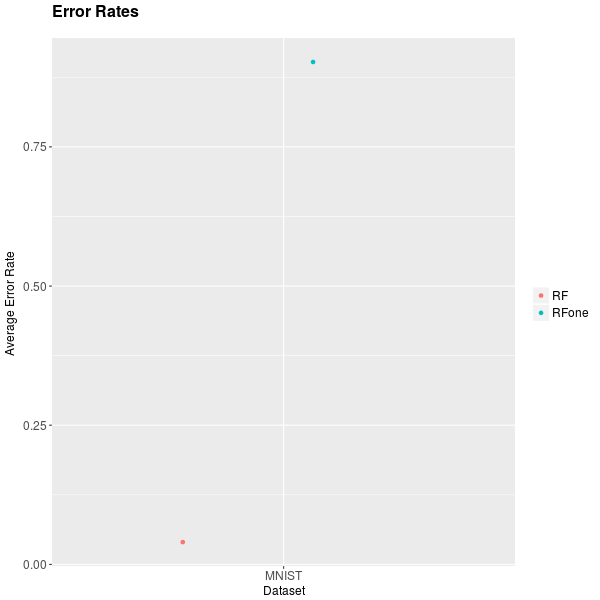

Source code (R):
library(ggplot2)
library(reshape)
 library(scales)
library(plyr)

leg <- theme(legend.text = element_text(size = 12), legend.title=element_blank(), plot.title = element_text(size = 16,  face="bold"), plot.subtitle = element_text(size = 12),axis.title.x = element_text(size=12), axis.text.x = element_text(size=12), axis.title.y = element_text(size=12), axis.text.y = element_text(size=12))

runRerF <- TRUE
runXG <- TRUE
runRF <- TRUE
runRanger <- TRUE
nTimes <- 1
num_trees <-  20
median_time <- NA
num.threads <- 20
data <- data.frame()
runMNIST <- FALSE
runHiggs <- FALSE
runP53 <- TRUE

if(runMNIST){
#### Loading the images and labels
#Size of the labels is 1 whereas everything else is 4
#Open and position the image file
image_block <- file("../../data/ubyte/train-images-idx3-ubyte", "rb")
q <- readBin(image_block, integer(), n=1, endian="big")
num_images <- readBin(image_block, integer(), n=1, endian="big")
num_col <- readBin(image_block, integer(), n=1, endian="big")
num_row <- readBin(image_block, integer(), n=1, endian="big")

#Open and position the label file
label_block = file("../../data/ubyte/train-labels-idx1-ubyte", "rb")
q <- readBin(label_block, integer(), n=1, endian="big")
num_labels <- readBin(label_block, integer(), n=1, endian="big")

X <- readBin(image_block, integer(), n=num_images*num_col*num_row, size=1, signed=FALSE)
X <- matrix(X, ncol=num_col*num_row, byrow=TRUE)

Y <- as.numeric(readBin(label_block, integer(), n=num_labels, size=1, signed=FALSE)+1)

close(image_block)
close(label_block)

image_block <- file("../../data/ubyte/t10k-images-idx3-ubyte", "rb")
q <- readBin(image_block, integer(), n=1, endian="big")
num_images <- readBin(image_block, integer(), n=1, endian="big")
num_col <- readBin(image_block, integer(), n=1, endian="big")
num_row <- readBin(image_block, integer(), n=1, endian="big")

#Open and position the label file
label_block = file("../../data/ubyte/t10k-labels-idx1-ubyte", "rb")
q <- readBin(label_block, integer(), n=1, endian="big")
num_labels <- readBin(label_block, integer(), n=1, endian="big")

Xt <- readBin(image_block, integer(), n=num_images*num_col*num_row, size=1, signed=FALSE)
Xt <- matrix(Xt, ncol=num_col*num_row, byrow=TRUE)

Yt <- as.numeric(readBin(label_block, integer(), n=num_labels, size=1, signed=FALSE)+1)

close(image_block)
close(label_block)
image_block <- NULL
label_block <- NULL

gc()

NameResults <- "MNIST"
Results <- NULL
Alg <- NULL


########################################################################
#create impossible dataset
ptm_hold <- NA
library(rerf, lib.loc="~/R/mult/v1")
for (i in 1:nTimes){
    gc()
    forest <- RerF(X,Y,min.parent =1, max.depth=0, trees=num_trees, mat.options = list(p = ncol(X), d =ceiling(sqrt(ncol(X))), random.matrix = "rf", rho = 1/ncol(X)), seed = sample(c(1:100000),1), num.cores = num.threads, stratify=TRUE)
    predictions <- Predict(Xt, forest, num.cores = num.threads)
    error.rate <- mean(predictions != Yt)
    ptm_hold[i] <- error.rate
}
Results <- c(Results, ptm_hold)
Alg <- c(Alg, rep("RF", nTimes))
detach(package:rerf)

######################################################################
		ptm_hold <- NA
library(rerf, lib.loc="~/R/mult/v2")
		for (i in 1:nTimes){
    gc()
    forest <- RerF(X,Y,min.parent =1, max.depth=0, trees=num_trees, mat.options = list(p = ncol(X), d =ceiling(sqrt(ncol(X))), random.matrix = "rf", rho = 1/ncol(X)), seed = sample(c(1:100000),1), num.cores = num.threads, stratify=TRUE)
    predictions <- Predict(Xt, forest, num.cores = num.threads)
    error.rate <- mean(predictions != Yt)
    ptm_hold[i] <- error.rate
		}
        Results <- c(Results, ptm_hold)
        Alg <- c(Alg, rep("RFone",nTimes))
detach(package:rerf)

data <- rbind(data, Results)
}

if(runHiggs){
#### Loading Higgs
mydata <- read.csv(file="../../data/higgs/training.csv", header=TRUE, sep=",")
X <- as.matrix(mydata[,2:31])
Y <- as.numeric(mydata[,33])
mydata <- NA
gc()

NameResults <- c(NameResults, "Higgs")
Results <- NULL
Alg <- NULL

		ptm_hold <- NA
library(rerf, lib.loc="~/R/mult/v1")
		for (i in 1:nTimes){
X1 <- sample(1:length(Y[Y==1]), .8 *length(Y[Y==1]), replace=FALSE)
            X2 <- sample(1:length(Y[Y==2]), .8 *length(Y[Y==2]), replace=FALSE)
            Xtr <- rbind(X[Y==1,][X1,],X[Y==2,][X2,])
            Ytr <- c(Y[Y==1][X1], Y[Y==2][X2])
Xte <- rbind(X[Y==1,][-X1,],X[Y==2,][-X2,])
            Yte <- c(Y[Y==1][-X1], Y[Y==2][-X2])

			gc()
forest <- RerF(Xtr,Ytr,min.parent =1, max.depth=0, trees=num_trees, mat.options = list(p = ncol(X), d =ceiling(sqrt(ncol(X))), random.matrix = "rf", rho = 1/ncol(X)), seed = sample(c(1:100000),1), num.cores = num.threads, stratify=TRUE)
			for( q in 1:num_trees){
m <- which(is.na(forest$trees[[q]]$ClassProb))
forest$trees[[q]]$ClassProb[m] <- .5
            }
predictions <- Predict(Xte, forest, num.cores =num.threads)
     error.rate <- mean(predictions != Yte)
			ptm_hold[i] <- error.rate
		}
        
        Results <- c(Results, ptm_hold)
Alg <- c(Alg, rep("RF", nTimes))
detach(package:rerf)


		ptm_hold <- NA
library(rerf, lib.loc="~/R/mult/v2")
for (i in 1:nTimes){
X1 <- sample(1:length(Y[Y==1]), .8 *length(Y[Y==1]), replace=FALSE)
            X2 <- sample(1:length(Y[Y==2]), .8 *length(Y[Y==2]), replace=FALSE)
            Xtr <- rbind(X[Y==1,][X1,],X[Y==2,][X2,])
            Ytr <- c(Y[Y==1][X1], Y[Y==2][X2])
Xte <- rbind(X[Y==1,][-X1,],X[Y==2,][-X2,])
            Yte <- c(Y[Y==1][-X1], Y[Y==2][-X2])

			gc()
	forest <- RerF(Xtr,Ytr,min.parent =1, max.depth=0, trees=num_trees, mat.options = list(p = ncol(X), d =ceiling(sqrt(ncol(X))), random.matrix = "rf", rho = 1/ncol(X)), seed = sample(c(1:100000),1), num.cores = num.threads, stratify=TRUE)
	        for( q in 1:num_trees){
m <- which(is.na(forest$trees[[q]]$ClassProb))
forest$trees[[q]]$ClassProb[m] <- .5
            }
predictions <- Predict(Xte, forest, num.cores =num.threads)
     error.rate <- mean(predictions != Yte)
			ptm_hold[i] <- error.rate
		}
detach(package:rerf)
Results <- c(Results, ptm_hold)
        Alg <- c(Alg, rep("RFone",nTimes))

data <- rbind(data, Results)
}

if(runP53){

mydata <- read.csv(file="../../data/p53.csv", header=TRUE, sep=",")
X <- as.matrix(mydata[,1:(ncol(mydata)-1)])
Y <- as.numeric(mydata[,ncol(mydata)])
mydata <- NA
gc()

NameResults <- c(NameResults, "p53")
Results <- NULL
Alg <- NULL

		ptm_hold <- NA
library(rerf, lib.loc="~/R/mult/v1")
		for (i in 1:nTimes){
            X1 <- sample(1:length(Y[Y==1]), .8 *length(Y[Y==1]), replace=FALSE)
            X2 <- sample(1:length(Y[Y==2]), .8 *length(Y[Y==2]), replace=FALSE)
            Xtr <- rbind(X[Y==1,][X1,],X[Y==2,][X2,])
            Ytr <- c(Y[Y==1][X1], Y[Y==2][X2])
Xte <- rbind(X[Y==1,][-X1,],X[Y==2,][-X2,])
            Yte <- c(Y[Y==1][-X1], Y[Y==2][-X2])
			gc()
	forest <- RerF(Xtr,Ytr,min.parent =1, max.depth=0, trees=num_trees, mat.options = list(p = ncol(X), d =ceiling(sqrt(ncol(X))), random.matrix = "rf", rho = 1/ncol(X)), seed = sample(c(1:100000),1), num.cores = num.threads, stratify=TRUE)
			     error.rate <- mean(predictions != Yte)
			ptm_hold[i] <- error.rate
		}
        
        Results <- c(Results, ptm_hold)
Alg <- c(Alg, rep("RF", nTimes))
detach(package:rerf)



		ptm_hold <- NA
library(rerf, lib.loc="~/R/mult/v2")
for (i in 1:nTimes){
            X1 <- sample(1:length(Y[Y==1]), .8 *length(Y[Y==1]), replace=FALSE)
            X2 <- sample(1:length(Y[Y==2]), .8 *length(Y[Y==2]), replace=FALSE)
            Xtr <- rbind(X[Y==1,][X1,],X[Y==2,][X2,])
            Ytr <- c(Y[Y==1][X1], Y[Y==2][X2])
Xte <- rbind(X[Y==1,][-X1,],X[Y==2,][-X2,])
            Yte <- c(Y[Y==1][-X1], Y[Y==2][-X2])
			gc()
	forest <- RerF(Xtr,Ytr,min.parent =1, max.depth=0, trees=num_trees, mat.options = list(p = ncol(X), d =ceiling(sqrt(ncol(X))), random.matrix = "rf", rho = 1/ncol(X)), seed = sample(c(1:100000),1), num.cores = num.threads, stratify=TRUE)
predictions <- Predict(Xte, forest, num.cores = num.threads)
     error.rate <- mean(predictions != Yte)
			ptm_hold[i] <- error.rate
		}
		
Results <- c(Results, ptm_hold)
        Alg <- c(Alg, rep("RFone",nTimes))
detach(package:rerf)


data <- rbind(data, Results)
}

ress1 <- cbind(NameResults,data)
colnames(ress1) <- c("Dataset", Alg)

ress1 <- melt(ress1, id.vars='Dataset')
save(ress1, file="accuracy.Rdata")

pWidth = 600
pHeight= 600
png(file="exp0043.png", width=pWidth, height=pHeight)
print(g <- ggplot(ress1, aes(Dataset, value,color = variable)) + geom_point(position=position_jitterdodge(dodge.width=0.5))+ leg + labs(title="Error Rates", x="Dataset", y="Average Error Rate ", subtitle=paste("")))
dev.off()
